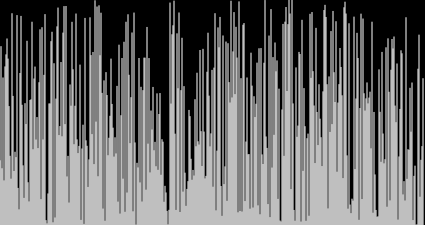
Frame 1 (no input)
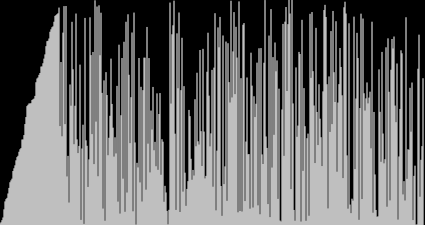
Frame 60 (no input)
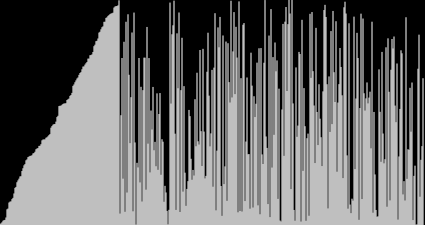
Frame 120 (the mouse pressed at the canvas centre since frame 60)

The p5.js sketch that drew these frames (run headless with seeded random() and noise() and a simulated clock; from frame 60 on, the mouse is pressed at the canvas centre):

// p5.js sketch
// ── sketch.js
function setup(){
    createCanvas(425,225);
    DataArray = [];
    for(var i = 0; i < width; i ++){
        DataArray.push(random(height));
    }
    frameRate(30);
    EndIndex = 1;
}

function draw(){
    background(0);
    stroke(255);
    for(var i = 0;i < DataArray.length - 1; i++){
        line(i,height,i,DataArray[i]);
    }
    

    for(var i = 0;i < EndIndex; i++){
        if(DataArray[i] < DataArray[EndIndex]){
            Tmp = DataArray[i];
            DataArray[i] = DataArray[EndIndex];
            DataArray[EndIndex] = Tmp;
        }
    }

    EndIndex++;
}
